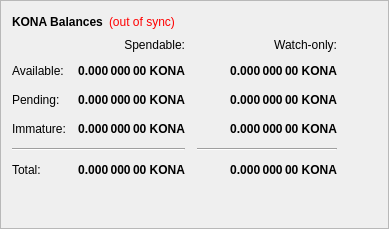
        <widget class="QFrame" name="frame">
         <property name="frameShape">
          <enum>QFrame::StyledPanel</enum>
         </property>
         <property name="frameShadow">
          <enum>QFrame::Raised</enum>
         </property>
         <layout class="QVBoxLayout" name="verticalLayout_4">
          <item>
           <layout class="QHBoxLayout" name="horizontalLayout_4">
            <item>
             <widget class="QLabel" name="label_5">
              <property name="font">
               <font>
                <weight>75</weight>
                <bold>true</bold>
               </font>
              </property>
              <property name="text">
               <string>KONA Balances</string>
              </property>
             </widget>
            </item>
            <item>
             <widget class="QLabel" name="labelWalletStatus">
              <property name="cursor">
               <cursorShape>WhatsThisCursor</cursorShape>
              </property>
              <property name="toolTip">
               <string>The displayed information may be out of date. Your wallet automatically synchronizes with the KONA network after a connection is established, but this process has not completed yet.</string>
              </property>
              <property name="styleSheet">
               <string notr="true">QLabel { color: red; }</string>
              </property>
              <property name="text">
               <string notr="true">(out of sync)</string>
              </property>
              <property name="alignment">
               <set>Qt::AlignLeading|Qt::AlignLeft|Qt::AlignVCenter</set>
              </property>
             </widget>
            </item>
            <item>
             <spacer name="horizontalSpacer_3">
              <property name="orientation">
               <enum>Qt::Horizontal</enum>
              </property>
              <property name="sizeHint" stdset="0">
               <size>
                <width>40</width>
                <height>20</height>
               </size>
              </property>
             </spacer>
            </item>
           </layout>
          </item>
          <item>
           <layout class="QGridLayout" name="gridLayout">
            <property name="spacing">
             <number>12</number>
            </property>
            <item row="2" column="2">
             <widget class="QLabel" name="labelWatchPending">
              <property name="font">
               <font>
                <weight>75</weight>
                <bold>true</bold>
               </font>
              </property>
              <property name="cursor">
               <cursorShape>IBeamCursor</cursorShape>
              </property>
              <property name="toolTip">
               <string>Unconfirmed transactions to watch-only addresses</string>
              </property>
              <property name="text">
               <string notr="true">0.000 000 00 KONA</string>
              </property>
              <property name="alignment">
               <set>Qt::AlignRight|Qt::AlignTrailing|Qt::AlignVCenter</set>
              </property>
              <property name="textInteractionFlags">
               <set>Qt::LinksAccessibleByMouse|Qt::TextSelectableByKeyboard|Qt::TextSelectableByMouse</set>
              </property>
             </widget>
            </item>
            <item row="2" column="1">
             <widget class="QLabel" name="labelUnconfirmed">
              <property name="font">
               <font>
                <weight>75</weight>
                <bold>true</bold>
               </font>
              </property>
              <property name="cursor">
               <cursorShape>IBeamCursor</cursorShape>
              </property>
              <property name="toolTip">
               <string>Total of transactions that have yet to be confirmed, and do not yet count toward the spendable balance</string>
              </property>
              <property name="text">
               <string notr="true">0.000 000 00 KONA</string>
              </property>
              <property name="alignment">
               <set>Qt::AlignRight|Qt::AlignTrailing|Qt::AlignVCenter</set>
              </property>
              <property name="textInteractionFlags">
               <set>Qt::LinksAccessibleByMouse|Qt::TextSelectableByKeyboard|Qt::TextSelectableByMouse</set>
              </property>
             </widget>
            </item>
            <item row="3" column="2">
             <widget class="QLabel" name="labelWatchImmature">
              <property name="font">
               <font>
                <weight>75</weight>
                <bold>true</bold>
               </font>
              </property>
              <property name="cursor">
               <cursorShape>IBeamCursor</cursorShape>
              </property>
              <property name="toolTip">
               <string>Staked or masternode rewards in watch-only addresses that has not yet matured</string>
              </property>
              <property name="text">
               <string notr="true">0.000 000 00 KONA</string>
              </property>
              <property name="alignment">
               <set>Qt::AlignRight|Qt::AlignTrailing|Qt::AlignVCenter</set>
              </property>
              <property name="textInteractionFlags">
               <set>Qt::LinksAccessibleByMouse|Qt::TextSelectableByKeyboard|Qt::TextSelectableByMouse</set>
              </property>
             </widget>
            </item>
            <item row="4" column="0" colspan="2">
             <widget class="Line" name="lineSpendableBalance">
              <property name="orientation">
               <enum>Qt::Horizontal</enum>
              </property>
             </widget>
            </item>
            <item row="4" column="2">
             <widget class="Line" name="lineWatchBalance">
              <property name="sizePolicy">
               <sizepolicy hsizetype="Preferred" vsizetype="Fixed">
                <horstretch>0</horstretch>
                <verstretch>0</verstretch>
               </sizepolicy>
              </property>
              <property name="minimumSize">
               <size>
                <width>140</width>
                <height>0</height>
               </size>
              </property>
              <property name="orientation">
               <enum>Qt::Horizontal</enum>
              </property>
             </widget>
            </item>
            <item row="5" column="0">
             <widget class="QLabel" name="labelTotalText">
              <property name="text">
               <string>Total:</string>
              </property>
             </widget>
            </item>
            <item row="3" column="1">
             <widget class="QLabel" name="labelImmature">
              <property name="font">
               <font>
                <weight>75</weight>
                <bold>true</bold>
               </font>
              </property>
              <property name="cursor">
               <cursorShape>IBeamCursor</cursorShape>
              </property>
              <property name="toolTip">
               <string>Staked or masternode rewards that has not yet matured</string>
              </property>
              <property name="text">
               <string notr="true">0.000 000 00 KONA</string>
              </property>
              <property name="alignment">
               <set>Qt::AlignRight|Qt::AlignTrailing|Qt::AlignVCenter</set>
              </property>
              <property name="textInteractionFlags">
               <set>Qt::LinksAccessibleByMouse|Qt::TextSelectableByKeyboard|Qt::TextSelectableByMouse</set>
              </property>
             </widget>
            </item>
            <item row="2" column="3">
             <spacer name="horizontalSpacer_2">
              <property name="orientation">
               <enum>Qt::Horizontal</enum>
              </property>
              <property name="sizeHint" stdset="0">
               <size>
                <width>40</width>
                <height>20</height>
               </size>
              </property>
             </spacer>
            </item>
            <item row="3" column="0">
             <widget class="QLabel" name="labelImmatureText">
              <property name="text">
               <string>Immature:</string>
              </property>
             </widget>
            </item>
            <item row="5" column="1">
             <widget class="QLabel" name="labelTotal">
              <property name="font">
               <font>
                <weight>75</weight>
                <bold>true</bold>
               </font>
              </property>
              <property name="cursor">
               <cursorShape>IBeamCursor</cursorShape>
              </property>
              <property name="toolTip">
               <string>Your current total balance</string>
              </property>
              <property name="text">
               <string notr="true">0.000 000 00 KONA</string>
              </property>
              <property name="alignment">
               <set>Qt::AlignRight|Qt::AlignTrailing|Qt::AlignVCenter</set>
              </property>
              <property name="textInteractionFlags">
               <set>Qt::LinksAccessibleByMouse|Qt::TextSelectableByKeyboard|Qt::TextSelectableByMouse</set>
              </property>
             </widget>
            </item>
            <item row="5" column="2">
             <widget class="QLabel" name="labelWatchTotal">
              <property name="font">
               <font>
                <weight>75</weight>
                <bold>true</bold>
               </font>
              </property>
              <property name="cursor">
               <cursorShape>IBeamCursor</cursorShape>
              </property>
              <property name="toolTip">
               <string>Current total balance in watch-only addresses</string>
              </property>
              <property name="text">
               <string notr="true">0.000 000 00 KONA</string>
              </property>
              <property name="alignment">
               <set>Qt::AlignRight|Qt::AlignTrailing|Qt::AlignVCenter</set>
              </property>
              <property name="textInteractionFlags">
               <set>Qt::LinksAccessibleByMouse|Qt::TextSelectableByKeyboard|Qt::TextSelectableByMouse</set>
              </property>
             </widget>
            </item>
            <item row="0" column="2">
             <widget class="QLabel" name="labelWatchonly">
              <property name="text">
               <string>Watch-only:</string>
              </property>
              <property name="alignment">
               <set>Qt::AlignRight|Qt::AlignTrailing|Qt::AlignVCenter</set>
              </property>
             </widget>
            </item>
            <item row="1" column="0">
             <widget class="QLabel" name="labelBalanceText">
              <property name="text">
               <string>Available:</string>
              </property>
             </widget>
            </item>
            <item row="1" column="1">
             <widget class="QLabel" name="labelBalance">
              <property name="font">
               <font>
                <weight>75</weight>
                <bold>true</bold>
               </font>
              </property>
              <property name="cursor">
               <cursorShape>IBeamCursor</cursorShape>
              </property>
              <property name="toolTip">
               <string>Your current spendable balance</string>
              </property>
              <property name="text">
               <string notr="true">0.000 000 00 KONA</string>
              </property>
              <property name="alignment">
               <set>Qt::AlignRight|Qt::AlignTrailing|Qt::AlignVCenter</set>
              </property>
              <property name="textInteractionFlags">
               <set>Qt::LinksAccessibleByMouse|Qt::TextSelectableByKeyboard|Qt::TextSelectableByMouse</set>
              </property>
             </widget>
            </item>
            <item row="1" column="2">
             <widget class="QLabel" name="labelWatchAvailable">
              <property name="font">
               <font>
                <weight>75</weight>
                <bold>true</bold>
               </font>
              </property>
              <property name="cursor">
               <cursorShape>IBeamCursor</cursorShape>
              </property>
              <property name="toolTip">
               <string>Your current balance in watch-only addresses</string>
              </property>
              <property name="text">
               <string notr="true">0.000 000 00 KONA</string>
              </property>
              <property name="alignment">
               <set>Qt::AlignRight|Qt::AlignTrailing|Qt::AlignVCenter</set>
              </property>
              <property name="textInteractionFlags">
               <set>Qt::LinksAccessibleByMouse|Qt::TextSelectableByKeyboard|Qt::TextSelectableByMouse</set>
              </property>
             </widget>
            </item>
            <item row="2" column="0">
             <widget class="QLabel" name="labelPendingText">
              <property name="text">
               <string>Pending:</string>
              </property>
             </widget>
            </item>
            <item row="0" column="1">
             <widget class="QLabel" name="labelSpendable">
              <property name="text">
               <string>Spendable:</string>
              </property>
              <property name="alignment">
               <set>Qt::AlignRight|Qt::AlignTrailing|Qt::AlignVCenter</set>
              </property>
             </widget>
            </item>
           </layout>
          </item>
          <item>
           <spacer name="verticalSpacer_4">
            <property name="orientation">
             <enum>Qt::Vertical</enum>
            </property>
            <property name="sizeHint" stdset="0">
             <size>
              <width>20</width>
              <height>40</height>
             </size>
            </property>
           </spacer>
          </item>
         </layout>
        </widget>
